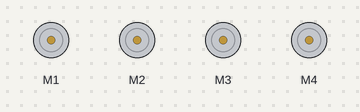
The sketch below on a simulated Arduino Uno, built with avr-gcc and run on an emulated ATmega328P. Parts: 4 × DC motor (green arrow = forward, orange = backward, longer = faster). What the sketch prints to the serial monitor is not drawn.

Above: at 10.7 s.
Timing chart, 0 to 14.6 s (numbered marks = the images above):
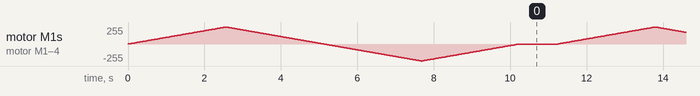

The sketch:

MotorTest_4_motores.ino
```cpp
// (licence header left out)
#include <AFMotor.h>

AF_DCMotor motor1(1);
AF_DCMotor motor2(2);
AF_DCMotor motor3(3);
AF_DCMotor motor4(4);


void setup() {
  Serial.begin(9600);           // set up Serial library at 9600 bps
  Serial.println("Motor test!");

  // turn on motor
  motor1.setSpeed(200);
  motor1.run(RELEASE);
  motor2.setSpeed(200);
  motor2.run(RELEASE);
  motor3.setSpeed(200);
  motor3.run(RELEASE);
  motor4.setSpeed(200);
  motor4.run(RELEASE);

}

void loop() {
  uint8_t i;

  Serial.print("tick");

  motor1.run(FORWARD);
  motor2.run(FORWARD);
  motor3.run(FORWARD);
  motor4.run(FORWARD);

  for (i=0; i<255; i++) {
    motor1.setSpeed(i);
    motor2.setSpeed(i);
    motor3.setSpeed(i);
    motor4.setSpeed(i);
    delay(10);
 }

  for (i=255; i!=0; i--) {
    motor1.setSpeed(i);
    motor2.setSpeed(i);
    motor3.setSpeed(i);
    motor4.setSpeed(i);
    delay(10);
 }

  Serial.print("tock");

  motor1.run(BACKWARD);
  motor2.run(BACKWARD);
  motor3.run(BACKWARD);
  motor4.run(BACKWARD);
  for (i=0; i<255; i++) {
    motor1.setSpeed(i);
    motor2.setSpeed(i);
    motor3.setSpeed(i);
    motor4.setSpeed(i);
    delay(10);
 }

  for (i=255; i!=0; i--) {
    motor1.setSpeed(i);
    motor2.setSpeed(i);
    motor3.setSpeed(i);
    motor4.setSpeed(i);
    delay(10);
 }


  Serial.print("tech");
  motor1.run(RELEASE);
  motor2.run(RELEASE);
  motor3.run(RELEASE);
  motor4.run(RELEASE);
  delay(1000);
}
```
